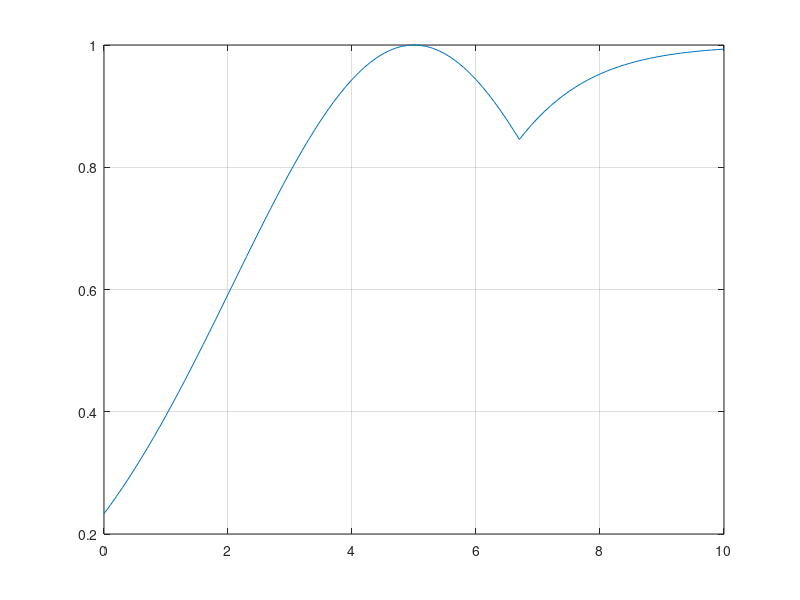

This chart was generated by the following MATLAB code:
x=0:0.1:10;
c=mean(x);
s=std(x);
y=exp(-1*(x-c).^2/(2*s*s));
a=1;
c=5;
z=1./(1+exp(-(a*(x-c))));
 
u=max(y,z);
plot(x,u)
grid on